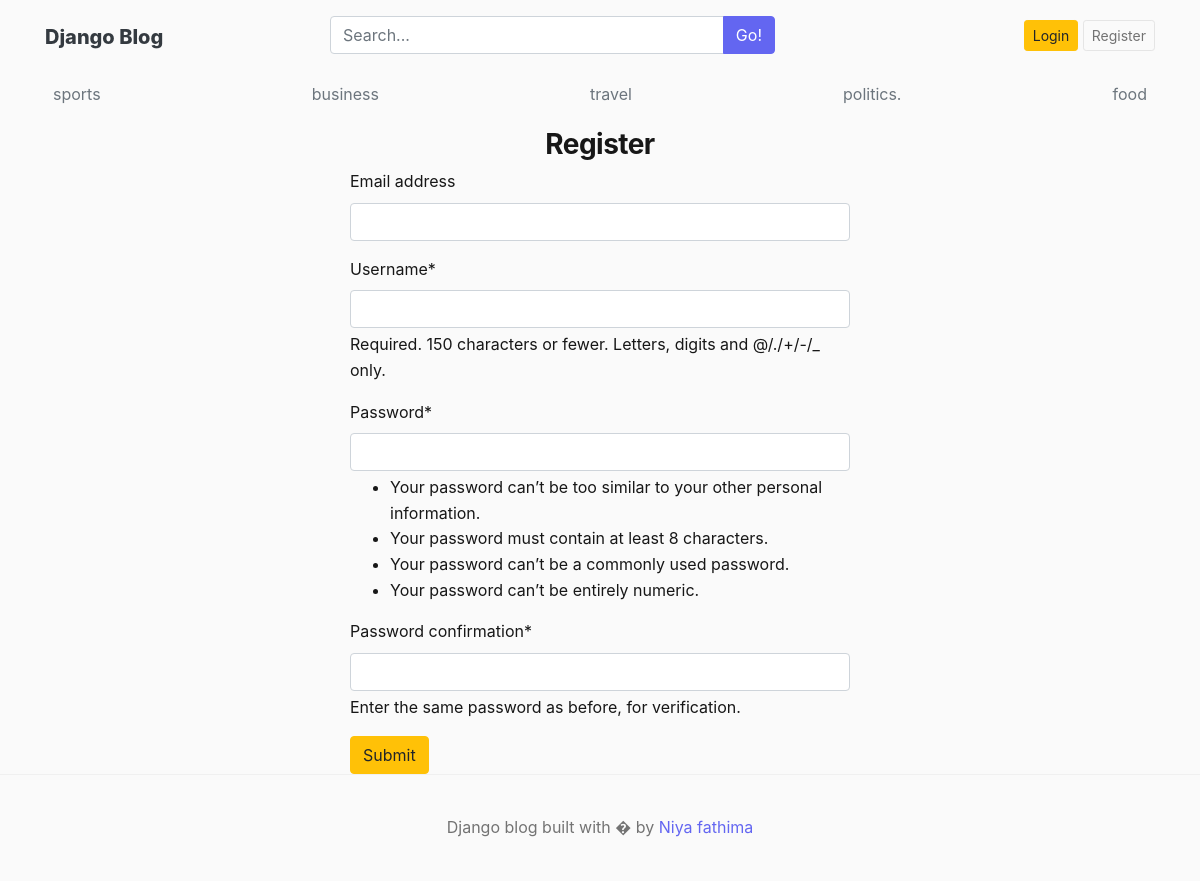
Screenshot of /register/ with the database file from the repository.
### blogs/models.py (models this page shows, shortened)
class Category(models.Model):
    category_name = models.CharField(max_length=50, unique=True)
    created_at = models.DateField(auto_now_add=True)
    updated_at = models.DateField(auto_now=True)
    class Meta:
        verbose_name_plural = 'categorities'

### blog_main/views.py (the view)
# urls.py: path('register/',views.register,name='register'),
def register(request):
    if request.method=='POST':
        form=Registration(request.POST)
        if form.is_valid():
            form.save()
            return redirect('register')
        else:
            print(form.errors)
    else:
        form=Registration()
    context={
        'form':form
    }
    return render(request,'register.html',context)

### blog_main/forms.py
class Registration(UserCreationForm):
    class Meta:
        model=User
        fields=['email','username','password1','password2']

### blogs/context_processors.py (called while the page is built)
def get_categories(request):
    categories=Category.objects.all()
    blog_suggestions = Blog.objects.filter(status='Published').order_by('title').values_list('title', flat=True)
    return dict(categories=categories, blog_suggestions=blog_suggestions)

def get_social_links(request):
    social_links=SocialLink.objects.all()
    return dict(social_links=social_links)

### templates/register.html (shortened to what this page needs)
{% extends 'base.html' %}
{% block content %}
{% load crispy_forms_tags %}
<h3 class="text-center">Register</h3>
<form action="" method="POST" style="width: 500px;margin:auto">
    {{ form|crispy }}
    <button type="submit" class="btn btn-warning">Submit</button>
</form>
{% endblock %}

### templates/base.html (shortened to what this page needs)
{% load static%}
<!DOCTYPE html>
<html lang="en">
<head>
  <link rel="stylesheet"
      href="https://cdn.jsdelivr.net/npm/bootstrap@4.6.2/dist/css/bootstrap.min.css">
    <link href="{% static 'CSS/blog.css'%}" rel="stylesheet">
    <link href="https://maxcdn.bootstrapcdn.com/font-awesome/4.7.0/css/font-awesome.min.css" rel="stylesheet">
  </head>
<body>
    <div class="container">
      <header class="blog-header py-3">
        <div class="row justify-content-between align-items-center">
          <div class="col-12 col-md-3 pt-1 text-center text-md-left">
            <a class="blog-header-logo text-dark" href="/">Django Blog</a>
          </div>
          <div class="col-12 col-md-5 my-2 my-md-0">
            <form method="get" action="{% url 'search' %}">
              <div class="input-group">
                <input type="text" class="form-control" name="q" value="{{ keyword }}" list="header-blog-title-suggestions" placeholder="Search...">
                <span class="input-group-append">
                  <button class="btn btn-primary" type="submit">Go!</button>
                </span>
              </div>
            </form>
          </div>
          <div class="col-12 col-md-4 d-flex justify-content-center justify-content-md-end align-items-center">
            {% if not user.is_authenticated %}
            <a class="btn btn-sm btn-warning" href="{% url 'login'%}">Login</a> &nbsp;
            <a class="btn btn-sm btn-outline-secondary" href="{% url 'register' %}">Register</a>
            {% else %}
            <span><a href="{% url 'dashboard' %}">Dashboard</a></span>
            &emsp;
            <span><a href="{%url 'logout'%}">Logout</a></span>
            {% endif %}
          </div>
        </div>
      </header>
      <div class="nav-scroller py-1 mb-2">
        <nav class="nav d-flex justify-content-between">
          {% for cat in categories %}
          <a class="p-2 text-muted" href="{% url 'posts_by_category' cat.id %}">{{cat.category_name}}</a>
          {% endfor %}
        </nav>
      </div>
{% block content%}
{%endblock%}
</div>
   <footer class="blog-footer">
  <p>Django blog built with � by <a href="#">Niya fathima</a></p>
</footer>
</body>
</html>

### blog_main/static/CSS/blog.css (style rules this page uses)
:root { --color-bg: #fafafa; --color-surface: #ffffff; --color-text: #171717; --color-text-muted: #737373; --color-text-light: #a3a3a3; --color-border: #e5e5e5; --color-border-light: #f0f0f0; --color-accent: #6366f1; --color-accent-hover: #4f46e5; --color-accent-light: #eef2ff; --color-accent-subtle:#f5f3ff; --radius-sm: 8px; --radius-md: 12px; --radius-lg: 16px; --radius-xl: 20px; --radius-pill:999px; --shadow-xs: 0 1px 2px rgba(0, 0, 0, 0.04); --shadow-sm: 0 1px 3px rgba(0, 0, 0, 0.06), 0 1px 2px rgba(0, 0, 0, 0.04); --shadow-md: 0 4px 12px rgba(0, 0, 0, 0.08); --shadow-lg: 0 8px 24px rgba(0, 0, 0, 0.10); --font-sans: 'Inter', system-ui, -apple-system, sans-serif; --transition: 0.2s ease; }
*, *::before, *::after { box-sizing: border-box; }
body { font-family: var(--font-sans); font-size: 1rem; line-height: 1.6; color: var(--color-text); background-color: var(--color-bg); -webkit-font-smoothing: antialiased; -moz-osx-font-smoothing: grayscale; }
h1, h2, h3, h4, h5, h6 { font-family: var(--font-sans); font-weight: 700; letter-spacing: -0.02em; color: var(--color-text); }
a { color: var(--color-accent); text-decoration: none; transition: color var(--transition); }
.btn-primary { background-color: var(--color-accent) !important; border-color: var(--color-accent) !important; }
.btn-outline-secondary { color: var(--color-text-muted) !important; border-color: var(--color-border) !important; }
.blog-header-logo { font-family: var(--font-sans); font-size: 1.25rem; font-weight: 800; }
.blog-footer { padding: 2.5rem 0; color: var(--color-text-muted); text-align: center; background-color: var(--color-bg); border-top: 1px solid var(--color-border-light); }
.blog-footer p:last-child { margin-bottom: 0; }

### rows the page displays
Category: category_name "sports"
Category: category_name "business"
Category: category_name "travel"
Category: category_name "politics."
Category: category_name "food"
